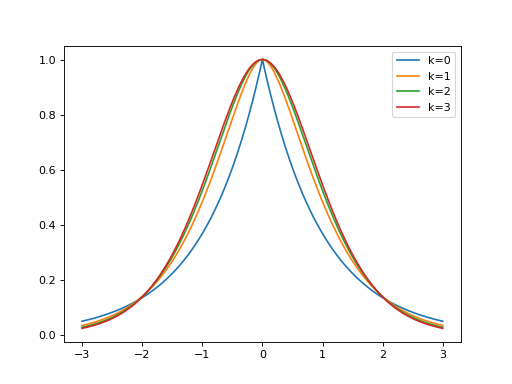

Write the Python code that produced this figure.
import matplotlib.pyplot as plt
import numpy as np
from pycsou.math.green import Matern

x=np.linspace(-3,3,1024)
for k in range(4):
   matern=Matern(k)
   plt.plot(x, matern(np.abs(x)))
plt.legend(['k=0', 'k=1', 'k=2', 'k=3'])
